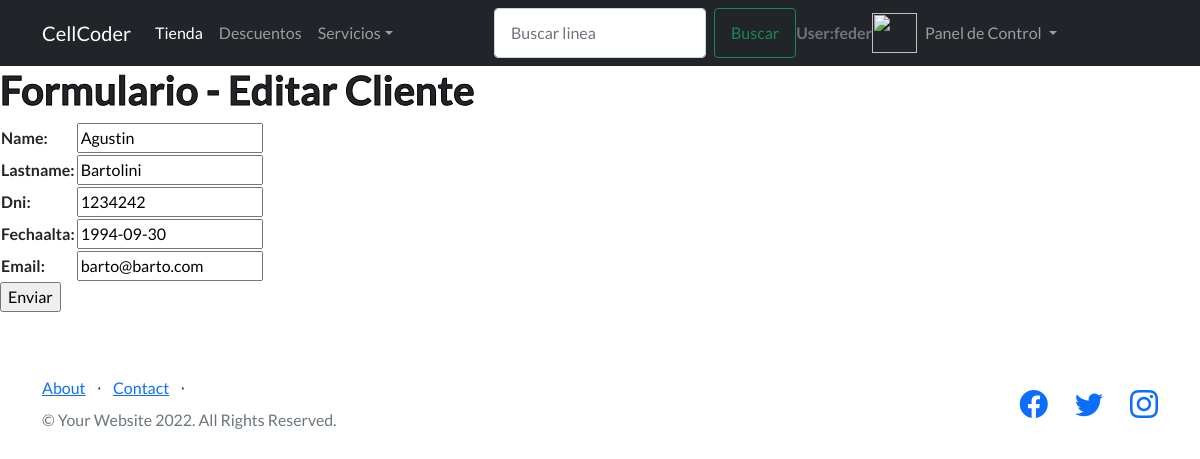
Page /AppFinal/editarCliente/Agustin (signed in) on the earlier database version.
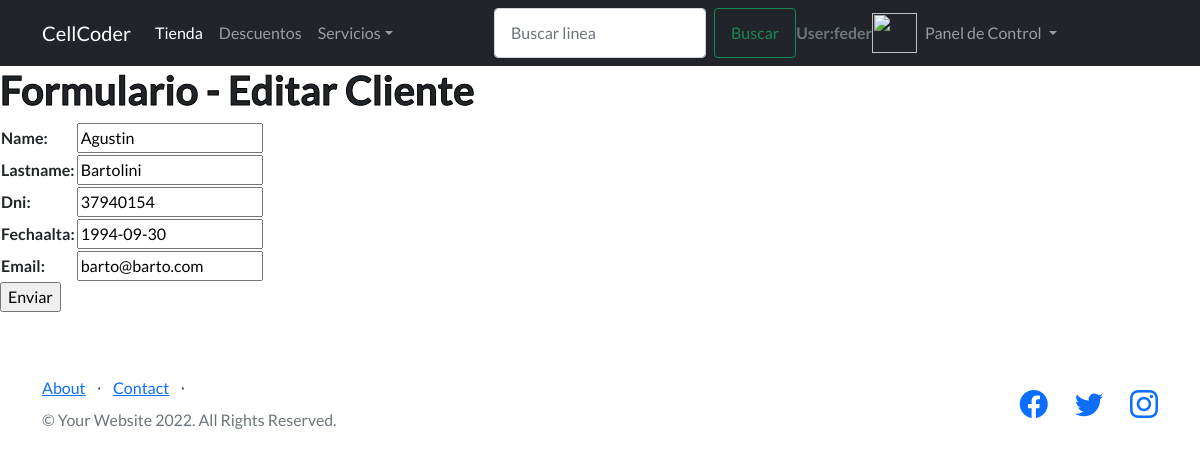
Same page on the later database version.
### AppFinal/models.py (models this page shows, shortened)
class Cliente(models.Model):
    name=models.CharField(max_length=40)
    lastname=models.CharField(max_length=50)
    dni=models.IntegerField()
    fechaAlta=models.DateField()
    email=models.EmailField()

### AppFinal/views.py (the view)
# urls.py: path('editarCliente/<cliente_nombre>', views.editarCliente, name="editarCliente"),
@login_required
def editarCliente(request,cliente_nombre):
                cliente=Cliente.objects.get(name=cliente_nombre)
                if request.method == 'POST':
                        miFormulario=nuevoclienteform(request.POST)
                        print(miFormulario)
                        if miFormulario.is_valid:
                                informacion=miFormulario.cleaned_data
                                cliente.name=informacion['name']
                                cliente.lastname=informacion['lastname']
                                cliente.dni=informacion['dni']
                                cliente.fechaAlta=informacion['fechaAlta']
                                cliente.email=informacion['email']
                                cliente.save()
                                return render (request, "AppFinal/inicio.html")
                else:
                        miFormulario=nuevoclienteform(initial={'name':cliente.name,'lastname':cliente.lastname,'dni':cliente.dni, 'fechaAlta':cliente.fechaAlta, 'email':cliente.email})
                return render (request,"AppFinal/editarCliente.html",{"miFormulario":miFormulario,"cliente_nombre":cliente_nombre})

### AppFinal/forms.py
class nuevoclienteform(forms.Form):
    name=forms.CharField(max_length=40)
    lastname=forms.CharField(max_length=40)
    dni=forms.IntegerField()
    fechaAlta=forms.DateField ()
    email=forms.EmailField ()

### AppFinal/templates/AppFinal/editarCliente.html (shortened to what this page needs)
{% extends "AppFinal/padre.html" %}
{% load static %}
{% block contenidoQueCambia %}
    <h1>Formulario - Editar Cliente</h1>
    <form action="" method="POST">{% csrf_token %}
        <table>
            {{ miFormulario.as_table }}
        </table>
        <input type="submit", value="Enviar">
    </form>
{% endblock %}

Differences in the rows shown:
changed Cliente "Agustin": dni "1234242" → "37940154"
